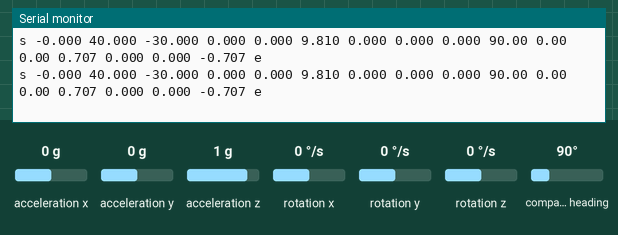
Recording of a sketch running on a simulated Arduino Uno, built with avr-gcc and run on an emulated ATmega328P. Parts: the last lines printed to the serial monitor. The inputs (shaded band) are chosen by the test bench; at power-on: acceleration x 0 g, acceleration y 0 g, acceleration z 1 g, rotation z 0 °/s, rotation x 0 °/s, rotation y 0 °/s, compass heading 90°.

Above: at 2.7 s.
2.8 s: acceleration x set to -1.4 g
At 3.8 s:
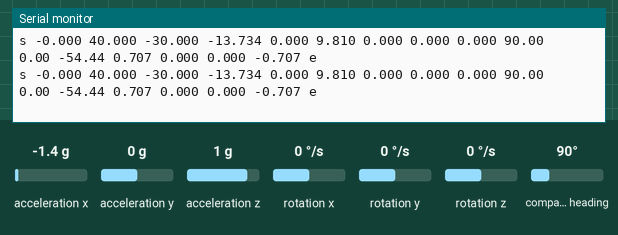
5.8 s: acceleration y set to -1.4 g
At 6.7 s:
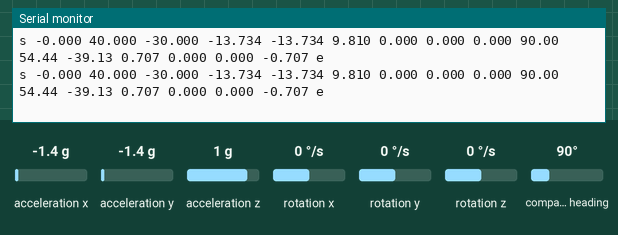
8.8 s: acceleration z set to -1.4 g
At 9.6 s:
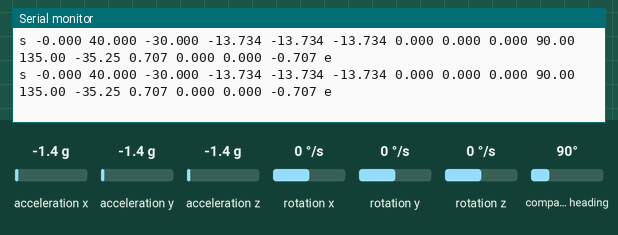
11.8 s: rotation z set to -192 °/s
At 12.5 s:
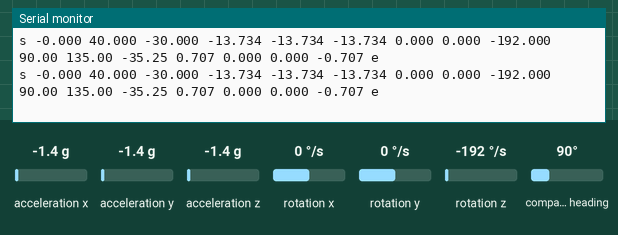
14.8 s: rotation x set to -192 °/s
At 15.6 s:
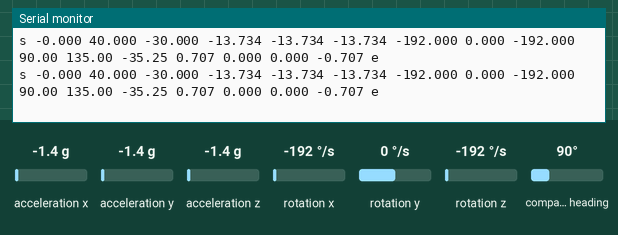
17.8 s: acceleration y set to -0.8 g
At 18.8 s:
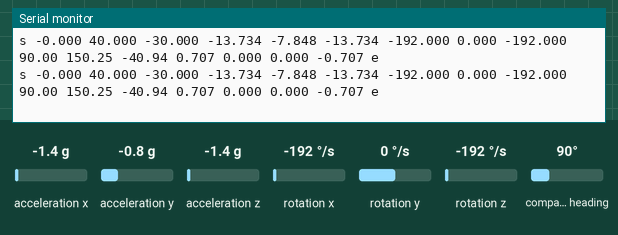
Timing chart, 0 to 20.8 s (numbered marks = the images above; inputs shaded):
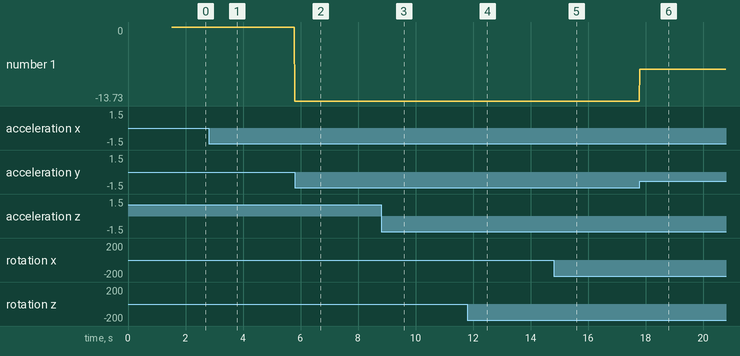

The sketch:

Compass_BNO055.ino
```cpp
#include <Wire.h>
#include <Adafruit_Sensor.h>
#include <Adafruit_BNO055.h>
#include <utility/imumaths.h>

/* This driver uses the Adafruit unified sensor library (Adafruit_Sensor),
   which provides a common 'type' for sensor data and some helper functions.

   To use this driver you will also need to download the Adafruit_Sensor
   library and include it in your libraries folder.

   You should also assign a unique ID to this sensor for use with
   the Adafruit Sensor API so that you can identify this particular
   sensor in any data logs, etc.  To assign a unique ID, simply
   provide an appropriate value in the constructor below (12345
   is used by default in this example).

   Connections
   ===========
   Connect SCL to analog 5
   Connect SDA to analog 4
   Connect VDD to 3.3-5V DC
   Connect GROUND to common ground

   History
   =======
   2015/MAR/03  - First release (KTOWN)
*/

/* Set the delay between fresh samples */
#define FPS 100
#define BNO055_SAMPLERATE_DELAY_MS 1

Adafruit_BNO055 bno = Adafruit_BNO055(55);

/**************************************************************************/
/*
    Displays some basic information on this sensor from the unified
    sensor API sensor_t type (see Adafruit_Sensor for more information)
*/
/**************************************************************************/
void displaySensorDetails(void)
{
  sensor_t sensor;
  bno.getSensor(&sensor);
  Serial.println("------------------------------------");
  Serial.print  ("Sensor:       "); Serial.println(sensor.name);
  Serial.print  ("Driver Ver:   "); Serial.println(sensor.version);
  Serial.print  ("Unique ID:    "); Serial.println(sensor.sensor_id);
  Serial.print  ("Max Value:    "); Serial.print(sensor.max_value); Serial.println(" xxx");
  Serial.print  ("Min Value:    "); Serial.print(sensor.min_value); Serial.println(" xxx");
  Serial.print  ("Resolution:   "); Serial.print(sensor.resolution); Serial.println(" xxx");
  Serial.println("------------------------------------");
  Serial.println("");
  delay(500);
}

/**************************************************************************/
/*
    Arduino setup function (automatically called at startup)
*/
/**************************************************************************/
void setup(void)
{
  Serial.begin(115200);
  Serial.println("Orientation Sensor Test"); Serial.println("");

  /* Initialise the sensor */
  if (!bno.begin())
  {
    /* There was a problem detecting the BNO055 ... check your connections */
    Serial.print("Ooops, no BNO055 detected ... Check your wiring or I2C ADDR!");
    while (1);
  }

  delay(1000);

  /* Use external crystal for better accuracy */
  bno.setExtCrystalUse(true);

  /* Display some basic information on this sensor */
  displaySensorDetails();
}

/**************************************************************************/
/*
    Arduino loop function, called once 'setup' is complete (your own code
    should go here)
*/
/**************************************************************************/
void loop(void)
{
  /* Get a new sensor event */
  sensors_event_t event;
  bno.getEvent(&event);

  /* Board layout:
         +----------+
         |         *| RST   PITCH  ROLL  HEADING
     ADR |*        *| SCL
     INT |*        *| SDA     ^            /->
     PS1 |*        *| GND     |            |
     PS0 |*        *| 3VO     Y    Z-->    \-X
         |         *| VIN
         +----------+
  */


  Serial.print(F("s"));
  Serial.print(F(" "));

  imu::Vector<3> mag = bno.getVector(Adafruit_BNO055::VECTOR_MAGNETOMETER);
  Serial.print(mag.x(), 3);
  Serial.print(F(" "));
  Serial.print(mag.y(), 3);
  Serial.print(F(" "));
  Serial.print(mag.z(), 3);
  Serial.print(F(" "));

  imu::Vector<3> acc = bno.getVector(Adafruit_BNO055::VECTOR_ACCELEROMETER);
  Serial.print(acc.x(), 3);
  Serial.print(F(" "));
  Serial.print(acc.y(), 3);
  Serial.print(F(" "));
  Serial.print(acc.z(), 3);
  Serial.print(F(" "));

  imu::Vector<3> gyro = bno.getVector(Adafruit_BNO055::VECTOR_GYROSCOPE);
  Serial.print(gyro.x(), 3);
  Serial.print(F(" "));
  Serial.print(gyro.y(), 3);
  Serial.print(F(" "));
  Serial.print(gyro.z(), 3);
  Serial.print(F(" "));

  /* The processing sketch expects data as roll, pitch, heading */
  //  Serial.print(F("Orientation: "));
  Serial.print((float)event.orientation.x); // yaw
  Serial.print(F(" "));
  Serial.print((float)event.orientation.z); // roll
  Serial.print(F(" "));
  Serial.print((float)event.orientation.y); // pitch
  Serial.print(F(" "));

  /* Get quaternion */
  imu::Quaternion quat = bno.getQuat();
  Serial.print(quat.w(), 3);
  Serial.print(F(" "));
  Serial.print(quat.x(), 3);
  Serial.print(F(" "));
  Serial.print(quat.y(), 3);
  Serial.print(F(" "));
  Serial.print(quat.z(), 3);
  Serial.print(F(" "));

  Serial.print(F("e"));
  Serial.println(F(" "));


  /* Also send calibration data for each sensor. */
  //  uint8_t sys, gyro, accel, mag = 0;
  //  bno.getCalibration(&sys, &gyro, &accel, &mag);
  //  Serial.print(F("Calibration: "));
  //  Serial.print(sys, DEC);
  //  Serial.print(F(" "));
  //  Serial.print(gyro, DEC);
  //  Serial.print(F(" "));
  //  Serial.print(accel, DEC);
  //  Serial.print(F(" "));
  //  Serial.println(mag, DEC);


  delay(BNO055_SAMPLERATE_DELAY_MS);
}
```

Measured:
- after the input at 2.8 s, the serial monitor: prints a new line at once (image 1)
- after the input at 5.8 s, the serial monitor: prints a new line at once (image 2)
- after the input at 8.8 s, the serial monitor: prints a new line at once (image 3)
- after the input at 11.8 s, the serial monitor: prints a new line at once (image 4)
- after the input at 14.8 s, the serial monitor: prints a new line at once (image 5)
- after the input at 17.8 s, the serial monitor: prints a new line at once (image 6)
- plotted number 1: 0 → -13.73 after the input at 2.8 s, -13.73 → -7.85 after the input at 17.8 s
